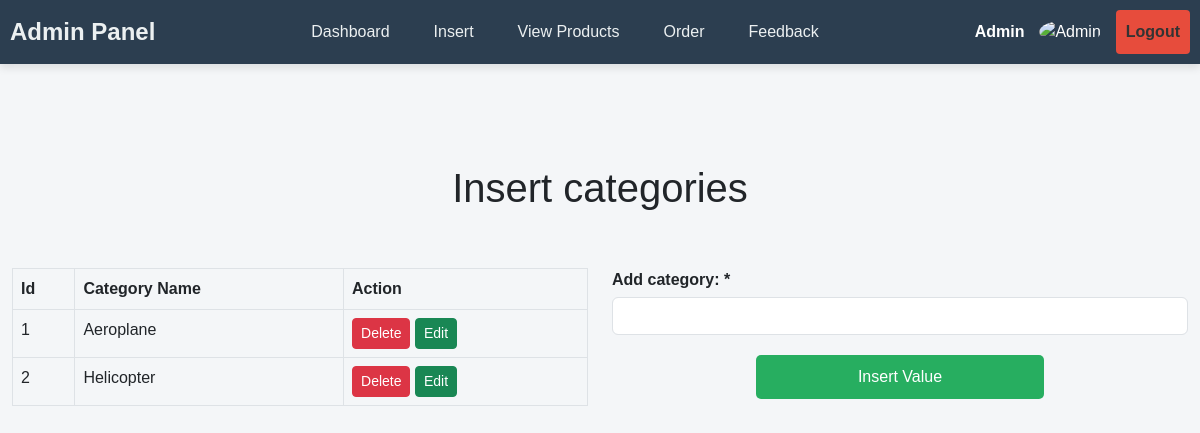
/admin/insert_category.php (signed in), run on the app's committed database.
### tables this page shows
CREATE TABLE `tbl_category` (
  `catId` int(11) NOT NULL,
  `catName` varchar(255) NOT NULL
);

### admin/insert_category.php (the view, shortened to what this page needs)
<?php
include ('../include/connect_db.php');
include("header1.php");
?>
<section class="insert-category">
    <div class="container">
        <div class="main-title center">
            <h1 class="title">Insert categories</h1>
        </div>
        <div class="row pt-5">
            <div class="col-6">
                <div>
                    <table class="table table-bordered">
                        <thead>
                            <th>Id</th>
                            <th>Category Name</th>
                            <th>Action</th>
                        </thead>
                        <tbody>
                            <?php
                            $select = "SELECT * FROM  `tbl_category`";
                            $result = mysqli_query($conn, $select);
                            while ($data = mysqli_fetch_array($result)) { ?>
                                <tr>
                                    <td><?= $data["catId"] ?></td>
                                    <td><?= $data["catName"] ?></td>
                                    <td>
                                        <form action="" method="post">
                                            <button type="submit" name="delete_category" class="btn btn-danger btn-sm"
                                                onclick="return confirm('Are you sure you want to delete this category?')">Delete</button>
                                            <a class="text-white text-decoration-none btn btn-success btn-sm"
                                                href="edit_categories.php?edit_categories=<?php echo $data["catId"] ?>">Edit</a>
                                        </form>
                                    </td>
                                </tr>
                            <?php } ?>
                        </tbody>
                    </table>
                </div>
            </div>
            <div class="col-6">
                <div>
                    <form action="" method="post">
                        <div class="form-group">
                            <label for="category">Add category: <span class="required">*</span></label>
                            <input type="text" name="category" class="form-control">
                        </div>
                        <input type="submit" value="Insert Value" class="btn btn-primary" name="insert_category">
                    </form>
                </div>
            </div>
        </div>
    </div>
</section>

### admin/style1.css (style rules this page uses)
.container { max-width: 1200px; margin: 0 auto; }
body { font-family: Arial, sans-serif; background-color: #f4f6f8; }
section { margin-top: 100px; margin-bottom: 100px; }
.form-group { margin-bottom: 20px; text-align: left; }
label { display: block; margin-bottom: 5px; font-weight: bold; }
input { width: 100%; padding: 10px; border: 1px solid #ccc; border-radius: 5px; box-sizing: border-box; display: block; margin: 0 auto; }
input[type="submit"] { background-color: #27ae60; color: white; cursor: pointer; border: none; width: 50%; padding: 10px; border-radius: 5px; display: block; margin: 20px auto 0 auto; }
.main-title.center { text-align: center; }

### data on the page
tbl_category: catId "1", catName "Aeroplane"
tbl_category: catId "2", catName "Helicopter"
